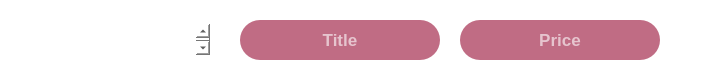
     <widget class="QFrame" name="sort_Data_Frame">
      <property name="enabled">
       <bool>true</bool>
      </property>
      <property name="geometry">
       <rect>
        <x>10</x>
        <y>1000</y>
        <width>721</width>
        <height>81</height>
       </rect>
      </property>
      <property name="styleSheet">
       <string notr="true">background-color: rgba(240, 240, 240,0);</string>
      </property>
      <property name="frameShape">
       <enum>QFrame::StyledPanel</enum>
      </property>
      <property name="frameShadow">
       <enum>QFrame::Raised</enum>
      </property>
      <widget class="QPushButton" name="sort_By_Price_Button">
       <property name="geometry">
        <rect>
         <x>460</x>
         <y>20</y>
         <width>200</width>
         <height>40</height>
        </rect>
       </property>
       <property name="styleSheet">
        <string notr="true">background-color: rgba(192, 108, 132, 1);
font-size:13pt;
font-weight:bold;
border-radius:20px;
color:rgba(255, 255, 255, 0.6);


</string>
       </property>
       <property name="text">
        <string>Price</string>
       </property>
      </widget>
      <widget class="QPushButton" name="sort_By_Title_Button">
       <property name="geometry">
        <rect>
         <x>240</x>
         <y>20</y>
         <width>200</width>
         <height>40</height>
        </rect>
       </property>
       <property name="styleSheet">
        <string notr="true">background-color: rgba(192, 108, 132, 1);
font-size:13pt;
font-weight:bold;
border-radius:20px;
color:rgba(255, 255, 255, 0.6);


</string>
       </property>
       <property name="text">
        <string>Title</string>
       </property>
      </widget>
      <widget class="QTextBrowser" name="textBrowser_3">
       <property name="geometry">
        <rect>
         <x>110</x>
         <y>23</y>
         <width>101</width>
         <height>33</height>
        </rect>
       </property>
       <property name="styleSheet">
        <string notr="true">color:rgba(255, 255, 255, 0.6)</string>
       </property>
       <property name="html">
        <string>&lt;!DOCTYPE HTML PUBLIC &quot;-//W3C//DTD HTML 4.0//EN&quot; &quot;http://www.w3.org/TR/REC-html40/strict.dtd&quot;&gt;
&lt;html&gt;&lt;head&gt;&lt;meta name=&quot;qrichtext&quot; content=&quot;1&quot; /&gt;&lt;meta charset=&quot;utf-8&quot; /&gt;&lt;style type=&quot;text/css&quot;&gt;
p, li { white-space: pre-wrap; }
hr { height: 1px; border-width: 0; }
li.unchecked::marker { content: &quot;\2610&quot;; }
li.checked::marker { content: &quot;\2612&quot;; }
&lt;/style&gt;&lt;/head&gt;&lt;body style=&quot; font-family:'Ubuntu'; font-size:11pt; font-weight:400; font-style:normal;&quot;&gt;
&lt;p style=&quot; margin-top:0px; margin-bottom:0px; margin-left:0px; margin-right:0px; -qt-block-indent:0; text-indent:0px;&quot;&gt;&lt;span style=&quot; font-size:16pt; font-weight:700;&quot;&gt;Sort by :&lt;/span&gt;&lt;/p&gt;&lt;/body&gt;&lt;/html&gt;</string>
       </property>
      </widget>
      <zorder>sort_By_Price_Button</zorder>
      <zorder>textBrowser_3</zorder>
      <zorder>sort_By_Title_Button</zorder>
     </widget>
